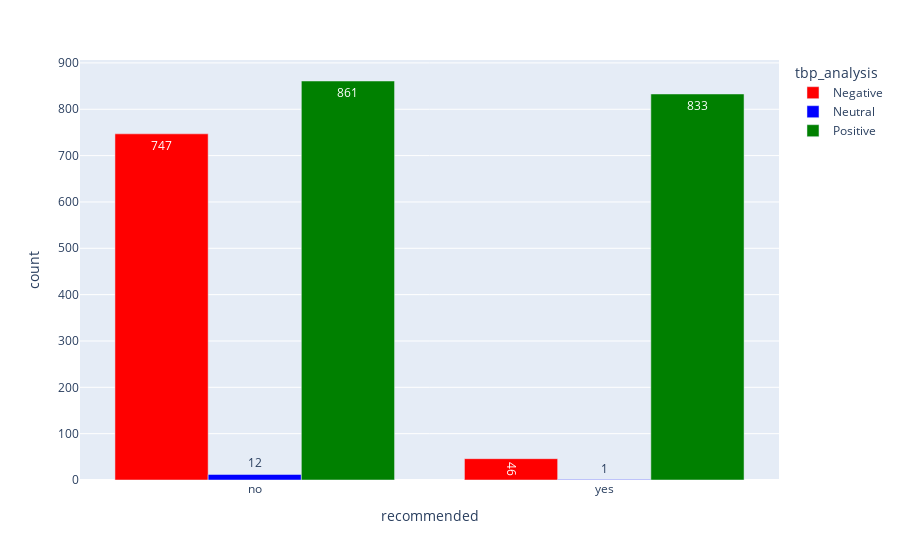

Notebook code for this chart:
### Code cell
df_textblob = df.groupby(['recommended', 'tbp_analysis']).size().reset_index(name='count')

chart_textblob = px.bar(
    df_textblob,
    x = "recommended",
    y = "count",
    color = 'tbp_analysis',
    barmode = 'group', text_auto=True,
    color_discrete_map = {'Negative': 'red', 'Neutral': 'blue', 'Positive': 'green'}
)
chart_textblob

### Figure 1 — Plotly figure (JSON) as saved in the notebook; plotly's stock layout.template omitted (floating-point values rounded to 4 significant figures)
{"data": [{"alignmentgroup": "True", "hovertemplate": "tbp_analysis=Negative<br>recommended=%{x}<br>count=%{y}<extra></extra>", "legendgroup": "Negative", "marker": {"color": "red", "pattern": {"shape": ""}}, "name": "Negative", "offsetgroup": "Negative", "orientation": "v", "showlegend": true, "textposition": "auto", "texttemplate": "%{y}", "type": "bar", "x": ["no", "yes"], "xaxis": "x", "y": [747, 46], "yaxis": "y"}, {"alignmentgroup": "True", "hovertemplate": "tbp_analysis=Neutral<br>recommended=%{x}<br>count=%{y}<extra></extra>", "legendgroup": "Neutral", "marker": {"color": "blue", "pattern": {"shape": ""}}, "name": "Neutral", "offsetgroup": "Neutral", "orientation": "v", "showlegend": true, "textposition": "auto", "texttemplate": "%{y}", "type": "bar", "x": ["no", "yes"], "xaxis": "x", "y": [12, 1], "yaxis": "y"}, {"alignmentgroup": "True", "hovertemplate": "tbp_analysis=Positive<br>recommended=%{x}<br>count=%{y}<extra></extra>", "legendgroup": "Positive", "marker": {"color": "green", "pattern": {"shape": ""}}, "name": "Positive", "offsetgroup": "Positive", "orientation": "v", "showlegend": true, "textposition": "auto", "texttemplate": "%{y}", "type": "bar", "x": ["no", "yes"], "xaxis": "x", "y": [861, 833], "yaxis": "y"}], "layout": {"barmode": "group", "legend": {"title": {"text": "tbp_analysis"}, "tracegroupgap": 0}, "margin": {"t": 60}, "xaxis": {"anchor": "y", "domain": [0, 1], "title": {"text": "recommended"}}, "yaxis": {"anchor": "x", "domain": [0, 1], "title": {"text": "count"}}}}
